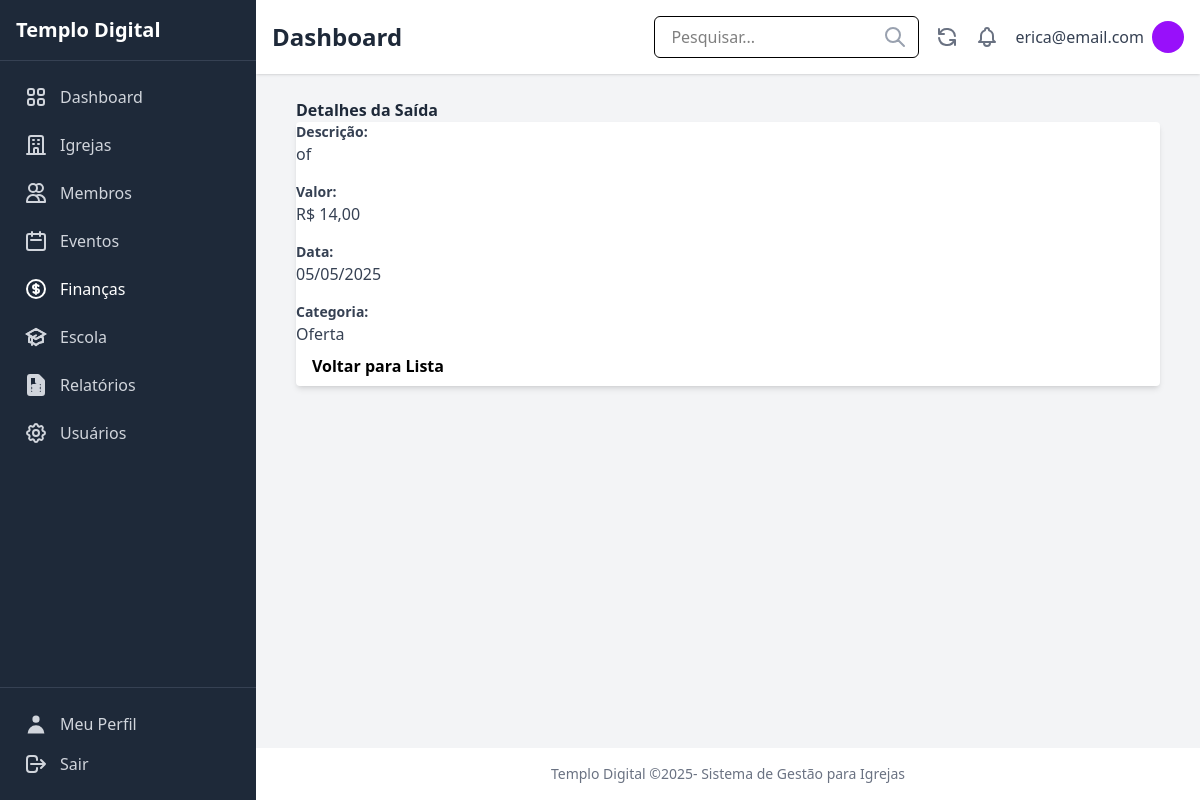
Page /financas/saidas/3/ (signed in) on the committed database.
### users/models.py (models this page shows, shortened)
class CustomUser(AbstractUser):
    ROLE_CHOICES = [
        ('admin', 'Administrador'),
        ('pastor', 'Pastor'),
        ('secretario', 'Secretário'),
        ('tesoureiro', 'Tesoureiro'),
        ('lider', 'Líder'),
        ('membro', 'Membro'),
    ]
    role = models.CharField(
        _('Função'),
        max_length=20,
        choices=ROLE_CHOICES,
        default='membro',
        help_text=_('Define o nível de permissão do usuário no sistema')
    )
    phone = models.CharField(
        _('Telefone'),
        max_length=20,
        blank=True,
        null=True
    )
    address = models.TextField(
        _('Endereço'),
        blank=True,
        null=True
    )
    profile_image = models.ImageField(
        _('Imagem de Perfil'),
        upload_to='profile_images/',
        blank=True,
        null=True
    )
    class Meta:
        verbose_name = _('Usuário')
        verbose_name_plural = _('Usuários')

### finances/models.py (models this page shows, shortened)
class Expense(models.Model):
    PAYMENT_METHOD_CHOICES = [
        ('dinheiro', 'Dinheiro'),
        ('pix', 'PIX'),
        ('cartao', 'Cartão'),
        ('transferencia', 'Transferência'),
        ('cheque', 'Cheque'),
        ('outro', 'Outro'),
    ]
    date = models.DateField(verbose_name="Data")
    amount = models.DecimalField(max_digits=10, decimal_places=2, verbose_name="Valor")
    description = models.CharField(max_length=255, verbose_name="Descrição")
    category = models.ForeignKey(Category, on_delete=models.PROTECT, verbose_name="Categoria")
    church = models.ForeignKey(Church, on_delete=models.CASCADE, verbose_name="Igreja")
    payment_method = models.CharField(max_length=15, choices=PAYMENT_METHOD_CHOICES, default='dinheiro', verbose_name="Forma de Pagamento")
    receipt = models.FileField(upload_to='comprovantes/saidas/', null=True, blank=True, verbose_name="Comprovante")
    created_at = models.DateTimeField(auto_now_add=True, verbose_name="Criado em")
    updated_at = models.DateTimeField(auto_now=True, verbose_name="Atualizado em")
    class Meta:
        verbose_name = "Saída"
        verbose_name_plural = "Saídas"
        ordering = ['-date']

class Category(models.Model):
    TYPE_CHOICES = [
        ('entrada', 'Entrada'),
        ('saida', 'Saída'),
        ('ambos', 'Ambos'),
    ]
    name = models.CharField(max_length=100, verbose_name="Nome")
    category_type = models.CharField(max_length=10, choices=TYPE_CHOICES, default='ambos', verbose_name="Tipo")
    description = models.TextField(blank=True, null=True, verbose_name="Descrição")
    class Meta:
        verbose_name = "Categoria"
        verbose_name_plural = "Categorias"
        ordering = ['name']

### finances/views.py (the view)
# urls.py: path('saidas/<int:pk>/', views.expense_detail, name='expense_detail'),
@login_required
def expense_detail(request, pk):
    expense = get_object_or_404(Expense, pk=pk)
    return render(request, 'finances/expense_detail.html', {
        'expense': expense,
        'active_menu': 'finances',
    })

### finances/templates/finances/expense_detail.html (shortened to what this page needs)
{% extends 'core/base.html' %}
{% load static %}
{% block content %}
<div class="container mx-auto px-4 py-8">
    <h1 class="text-3xl font-bold text-gray-800 mb-6">Detalhes da Saída</h1>
    <div class="bg-white shadow-md rounded px-8 pt-6 pb-8 mb-4">
        <div class="mb-4">
            <strong class="block text-gray-700 text-sm font-bold mb-2">Descrição:</strong>
            <p class="text-gray-700 text-base">{{ expense.description }}</p>
        </div>
        <div class="mb-4">
            <strong class="block text-gray-700 text-sm font-bold mb-2">Valor:</strong>
            <p class="text-gray-700 text-base">R$ {{ expense.amount|floatformat:2 }}</p>
        </div>
        <div class="mb-4">
            <strong class="block text-gray-700 text-sm font-bold mb-2">Data:</strong>
            <p class="text-gray-700 text-base">{{ expense.date|date:"d/m/Y" }}</p>
        </div>
        <div class="mb-6">
            <strong class="block text-gray-700 text-sm font-bold mb-2">Categoria:</strong>
            <p class="text-gray-700 text-base">{{ expense.category.name|default:"Sem Categoria" }}</p>
        </div>
        <div class="flex items-center justify-between">
            <a href="{% url 'finances:expense_list' %}" class="text-gray-600 hover:text-gray-800 font-bold py-2 px-4 rounded focus:outline-none focus:shadow-outline">
                Voltar para Lista
            </a>
            <div>
                <a href="{% url 'finances:expense_update' expense.pk %}" class="bg-yellow-500 hover:bg-yellow-700 text-white font-bold py-2 px-4 rounded focus:outline-none focus:shadow-outline mr-2">
                </a>
                <a href="{% url 'finances:expense_delete' expense.pk %}" class="bg-red-500 hover:bg-red-700 text-white font-bold py-2 px-4 rounded focus:outline-none focus:shadow-outline">
                </a>
            </div>
        </div>
    </div>
</div>
{% endblock %}

### core/templates/core/base.html (shortened to what this page needs)
{% load static tailwind_tags %}
<!DOCTYPE html>
<html lang="pt-br">
  <head>
    {% tailwind_css %}
  </head>
  <body class="bg-gray-100 flex min-h-screen">
    {% if user.is_authenticated %}
      <aside class="w-64 bg-gray-800 text-white flex flex-col fixed inset-y-0 left-0">
        <div class="p-4 border-b border-gray-700">
          <h1 class="text-xl font-semibold">Templo Digital</h1>
        </div>
        <nav class="flex-grow p-4">
          <ul class="space-y-2">
            <li>
              <a href="{% url 'dashboard:index' %}"
                class="flex items-center p-2 {% if active_menu == 'dashboard' %}
                  bg-purple-700 text-white
                {% else %}
                  text-gray-300 hover:bg-gray-700 hover:text-white
                {% endif %} rounded-md">
                <span class="ml-3">Dashboard</span>
              </a>
            </li>
            <li>
              <a href="{% url 'churches:church_list' %}"
                class="flex items-center p-2 {% if active_menu == 'churches' %}
                  bg-purple-700 text-white
                {% else %}
                  text-gray-300 hover:bg-gray-700 hover:text-white
                {% endif %} rounded-md">
                <span class="ml-3">Igrejas</span>
              </a>
            </li>
            <li>
              <a href="{% url 'members:member_list' %}"
                class="flex items-center p-2 {% if active_menu == 'members' %}
                  bg-purple-700 text-white
                {% else %}
                  text-gray-300 hover:bg-gray-700 hover:text-white
                {% endif %} rounded-md">
                {% include 'icons/members.html' %}
                <span class="ml-3">Membros</span>
              </a>
            </li>
            <li>
              <a href="{% url 'events:event_list' %}"
                class="flex items-center p-2 {% if active_menu == 'events' %}
                  bg-purple-700 text-white
                {% else %}
                  text-gray-300 hover:bg-gray-700 hover:text-white
                {% endif %} rounded-md">
                {% include 'icons/events.html' %}
                <span class="ml-3">Eventos</span>
              </a>
            </li>
            <li>
              <a href="{% url 'finances:income_list' %}"
                class="flex items-center p-2 {% if active_menu == 'finances' %}
                  bg-purple-700 text-white
                {% else %}
                  text-gray-300 hover:bg-gray-700 hover:text-white
                {% endif %} rounded-md">
                <span class="ml-3">Finanças</span>
              </a>
            </li>
            <li>
              <a href="{% url 'school:school_class_list' %}"
                class="flex items-center p-2 {% if active_menu == 'school' %}
                  bg-purple-700 text-white
                {% else %}
                  text-gray-300 hover:bg-gray-700 hover:text-white
                {% endif %} rounded-md">
                <span class="ml-3">Escola</span>
              </a>
            </li>
            <li>
              <a href="{% url 'reports:index' %}"
                class="flex items-center p-2 {% if active_menu == 'reports' %}
                  bg-purple-700 text-white
                {% else %}
                  text-gray-300 hover:bg-gray-700 hover:text-white
                {% endif %} rounded-md">
                <span class="ml-3">Relatórios</span>
              </a>
            </li>
            {% if user.role == 'admin' %}
              <li>
                <a href="{% url 'users:user_list' %}"
                  class="flex items-center p-2 {% if active_menu == 'users' %}
                    bg-purple-700 text-white
                  {% else %}
                    text-gray-300 hover:bg-gray-700 hover:text-white
                  {% endif %} rounded-md">
                  <span class="ml-3">Usuários</span>
                </a>
              </li>
            {% endif %}
          </ul>
        </nav>
        <div class="p-4 border-t border-gray-700">
          <a href="{% url 'users:profile' %}" class="flex items-center p-2 text-gray-300 hover:bg-gray-700 hover:text-white rounded-md mb-2">
            {% include 'icons/profile.html' %}
            <span class="ml-3">Meu Perfil</span>
          </a>
          <form method="post" action="{% url 'users:logout' %}">
            <span class="flex items-center p-2 text-gray-300 hover:bg-gray-700 hover:text-white rounded-md cursor:pointer">
              <button type="submit"  class="flex items-center w-full">
                {% include 'icons/logout.html' %}
                <span class="ml-3">Sair</span>
              </button>
            </span>
          </form>
        </div>
      </aside>
    {% endif %}
    {% if user.is_authenticated %}
    <div class="flex-1 flex flex-col ml-64">
    {% else %}
    <div class="flex-1 flex flex-col">
    {% endif %}
        {% if user.is_authenticated %}
      <header class="bg-white shadow-sm p-4 flex justify-between items-center">
        <div>
          <h1 class="text-2xl font-semibold text-gray-800">
            {% block page_title %}
              Dashboard
            {% endblock %}
          </h1>
        </div>
        <div class="flex items-center space-x-4">
          <div class="relative">
            <input type="text" placeholder="Pesquisar..." class="px-4 py-2 border rounded-md focus:outline-none focus:ring-2 focus:ring-purple-600" />
            <span class="absolute right-3 top-1/2 transform -translate-y-1/2 text-gray-400">{% include 'icons/pesquisar.html' %}</span>
          </div>
          <button class="text-gray-500 hover:text-gray-700">{% include 'icons/atualizar.html' %}</button>
          <button class="text-gray-500 hover:text-gray-700">{% include 'icons/notificacoes.html' %}</button>
          <div class="flex items-center space-x-2">
            <span class="text-gray-700">{{ user.get_full_name|default:user.username }}</span>
            {% if user.profile_image %}
              <img src="{{ user.profile_image.url }}" alt="User Avatar" class="w-8 h-8 rounded-full" />
            {% else %}
              <div class="w-8 h-8 rounded-full bg-purple-600 flex items-center justify-center text-white">{{ user.first_name|first|upper }}{{ user.last_name|first|upper }}</div>
            {% endif %}
          </div>
        </div>
      </header>
        {% endif %}
      <main class="flex-grow p-6">
        {% block content %}{% endblock %}
      </main>
      {% if user.is_authenticated %}
      <footer class="bg-white text-center p-4 text-sm text-gray-500 mt-auto">
        <p>
          Templo Digital ©{% now 'Y' %}- Sistema de Gestão para Igrejas
        </p>
      </footer>
        {% endif %}
    </div>
  </body>
</html>

### rows in the picture
CustomUser: get_full_name "erica@email.com"
Expense: description "of", amount "14,00", date "05/05/2025", category.name "Oferta"
